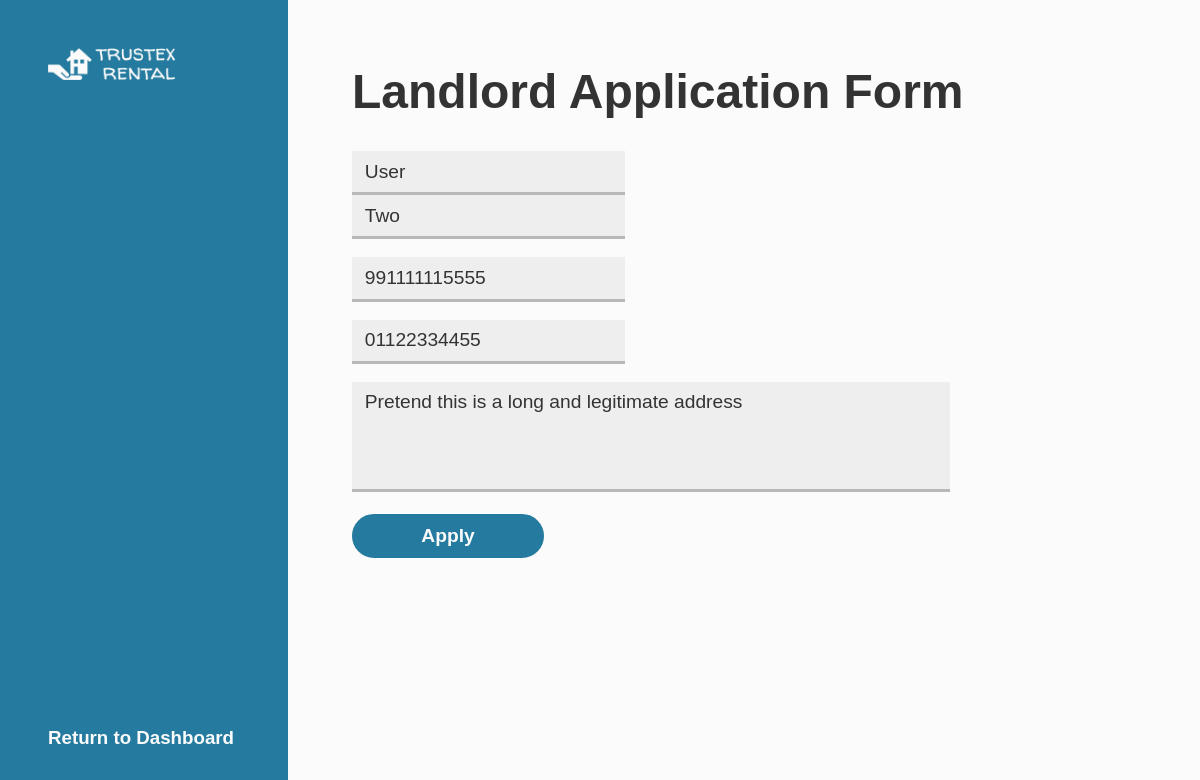
/landlord-application.php (signed in), run on the app's committed database.
### tables this page shows
CREATE TABLE `user` (
  `userID` int(10) NOT NULL,
  `userName` varchar(32) NOT NULL,
  `userEmail` varchar(256) NOT NULL,
  `userPassword` varchar(256) NOT NULL,
  `userType` char(1) NOT NULL DEFAULT 'T',
  `userFName` varchar(32) NOT NULL,
  `userLName` varchar(32) NOT NULL,
  `userIC` varchar(12) NOT NULL,
  `userGender` char(1) NOT NULL,
  `userAddress` varchar(512) NOT NULL,
  `userPhoneNo` varchar(12) NOT NULL
);

### landlord-application.php (the view, shortened to what this page needs)
<?php
  include("dbconnect.php");
  $sql = "SELECT * FROM user WHERE userID = ".$_SESSION['userID']."";
  $result = mysqli_query($connect, $sql) or die ("Error: ".mysqli_error());
  $user = mysqli_fetch_assoc($result);
  $firstname = $user['userFName'];
  $lastname = $user['userLName'];
  $ic = $user['userIC'];
  $address = $user['userAddress'];
  $phoneno = $user['userPhoneNo'];
?>
    <!DOCTYPE html>
    <html>
      <head>
        <link rel="stylesheet" href="./styles/style.css" type="text/css">
      </head>
      <body style="display: inline-flex; background-color: #257b9f;">
        <div class="register-splashscreen">
          <a href="index.php">
            <img height="32" src="assets/images/TrustexLogo.png" alt="Trustex Logo">
          </a>
          <a href="dashboard.php" class="return-dashboard">
            <h3>Return to Dashboard</h3>
          </a>
        </div>
        <div class="landlord-application-section">
          <div class="landlord-application-form-container">
            <h1>Landlord Application Form</h1>
            <form class="landlord-application-form" name="landlord-application" method="POST" action="">
              <div class="application-input">
                <input type="text" name="firstname" placeholder="First Name" value="<?php echo $firstname ?>" required><br>
                <input type="text" name="lastname" placeholder="Last Name" value="<?php echo $lastname ?>"><br>
              </div><br>
              <div class="application-input">
                <input type="text" name="useric" placeholder="IC Number" value="<?php echo $ic ?>" required><br>
              </div><br>
              <div class="application-input">
                <input type="text" name="phoneno" placeholder="Phone Number" value="<?php echo $phoneno ?>" required><br>
              </div><br>
              <div class="application-input">
                <textarea name="address" rows="4" cols="50" placeholder="Enter your address here..." required><?php
                  echo $address
                ?></textarea><br>
              </div><br>
              <input type="submit" name="apply-submit" value="Apply">
            </form>
          </div>
        </div>
      </body>
    </html>

### styles/style.css (style rules this page uses)
* { margin: 0; padding: 0; box-sizing: border-box; visibility: visible !important; }
html { color: #000000; background-color: #f7f7f7; font-family: Helvetica, Arial, sans-serif; max-width: 100%; overflow-x: hidden; scroll-behavior: smooth; }
body { height: max-content; position: relative; }
::placeholder { color: #cccccc; opacity: 1; transition: 0.2s cubic-bezier(0.25, 0.46, 0.45, 0.94); }
.register-splashscreen { position: relative; width: 24vw; height: 100vh; background-color: #257b9f; }
.register-splashscreen a:nth-child(1) { top: 48px; left: 48px; position: relative; }
.return-dashboard { position: fixed; display: absolute; bottom: 48px; left: 48px; color: #fbfbfb; text-decoration: none; border-bottom: 3px solid #fbfbfb00; transition: 0.2s cubic-bezier(0.25, 0.46, 0.45, 0.94); }
.landlord-application-section { position: relative; display: flex; width: 76vw; overflow: hidden; background-color: #fbfbfb; }
.landlord-application-form-container { position: relative; width: 100%; padding: 4rem 4rem; color: #333333; }
.landlord-application-form-container h1 { font-size: 3rem; margin-bottom: 2rem; }
.application-input input, .application-input textarea { font-family: Arial, Helvetica, sans-serif; font-size: 1.2rem; padding: 0.6rem 0.8rem; color: #333333; border: none; border-bottom: solid 3px #66666666; background-color: #eeeeee; resize: none; transition: 0.2s cubic-bezier(0.25, 0.46, 0.45, 0.94); }
.landlord-application-form > input { font-size: 1.2rem; font-weight: bold; padding: 8px; width: 12rem; color: #fbfbfb; border-radius: 100rem; border: 3px solid #257b9f; background-color: #257b9f; cursor: pointer; transition: 0.2s cubic-bezier(0.25, 0.46, 0.45, 0.94); }

### data on the page
user: firstname "User", lastname "Two", useric "991111115555", phoneno "01122334455", address "Pretend this is a long and legitimate address"
